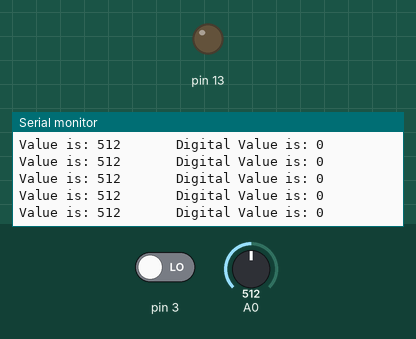
Simulated run of this sketch. Board: Arduino Uno, built with avr-gcc and run on an emulated ATmega328P. Shown: output pins drawn as LEDs (lit = HIGH), the last lines printed to the serial monitor. The inputs (shaded band) are chosen by the test bench; at power-on: A0 = 512, pin 3 LOW.

Above: at 1.2 s.
1.3 s: A0 set to 106
At 1.43 s:
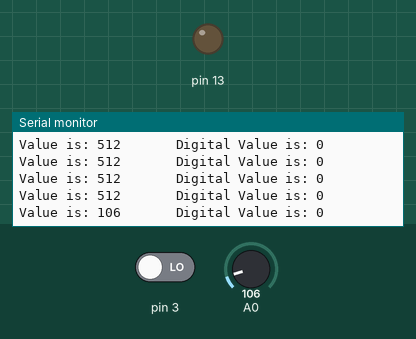
4.3 s: A0 set to 93
At 4.33 s:
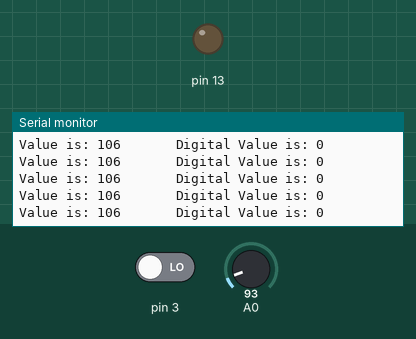
Timing chart, 0 to 7.3 s (numbered marks = the images above; inputs shaded):
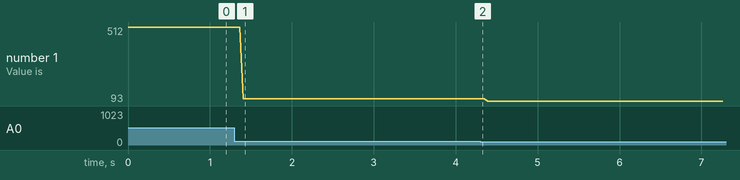

The sketch:

SoundSensor.ino
```cpp
int val;
int dVal;

void setup()
{
	Serial.begin(9600);
	pinMode(13, OUTPUT);
}

void loop()
{
	val = analogRead(A0);
	Serial.print("Value is: ");
	Serial.print(val);
	//delay(50);

	val = digitalRead(3);
	Serial.print("       Digital Value is: ");
	Serial.println(dVal);
	//delay(50)
}
```

Measured:
- after the input at 1.3 s, the serial monitor: prints a new line after 0.11 s (image 1)
- plotted number 1: 512 → 106 after the input at 1.3 s, 106 → 93 after the input at 4.3 s
